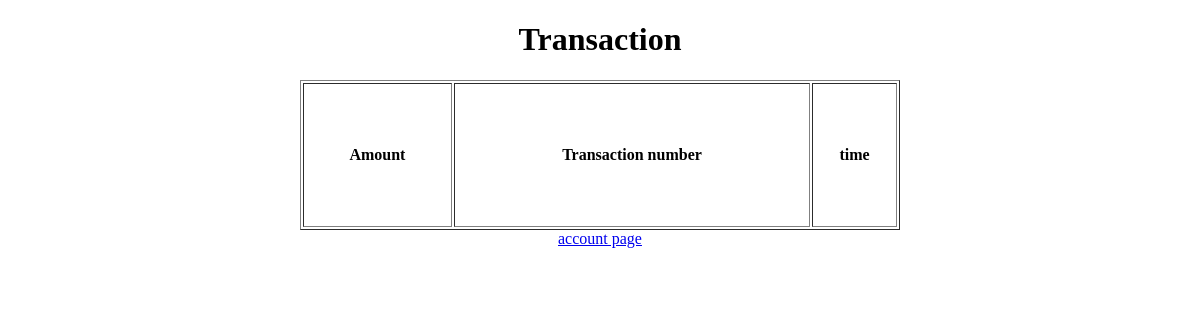
/transaction/ (signed in), run on an earlier commit of the app's database.
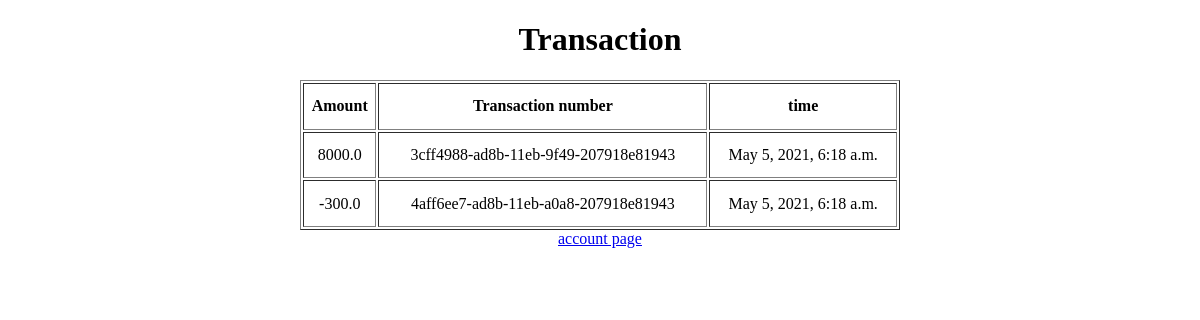
And on a later commit of the database.
### onlineComputerStore/models.py (models this page shows)
class Transaction(models.Model):
    transaction_number = models.UUIDField(default=uuid.uuid1, editable=False)
    customer = models.ForeignKey(Customer, on_delete=models.CASCADE, default="")
    amount = models.FloatField(default=0)
    time = models.DateTimeField(auto_now_add=True)

### onlineComputerStore/views.py (the view)
# urls.py: path('transaction/', views.transaction),
def transaction(request):
    data = Transaction.objects.filter(customer_id=request.user.id)
    return render(request, 'transaction.html', context={'data': data})

### onlineComputerStore/templates/transaction.html (shortened to what this page needs)
<!DOCTYPE html>
<html lang="en">
<head>
</head>
<body>
 <h1 style="text-align: center"> Transaction</h1>
    <table align="center" border="1" width="600" height="150">
        <tr>
            <th>Amount</th>
            <th>Transaction number</th>
            <th>time</th>
        </tr>
        {% for data in data  %}
        <tr align="center">
            <td>{{ data.amount }}</td>
            <td>{{ data.transaction_number }}</td>
            <td>{{ data.time }}</td>
        </tr>
        {% endfor %}
        </table>
      <a  style="display: block; text-align: center;" href="/account">account page</a>
</body>
</html>

What changed in the data, as far as the page shows it:
added Transaction: amount "8000.0", transaction_number "3cff4988-ad8b-11eb-9f49-207918e81943", time "May 5, 2021, 6:18 a.m."
added Transaction: amount "-300.0", transaction_number "4aff6ee7-ad8b-11eb-a0a8-207918e81943", time "May 5, 2021, 6:18 a.m."
